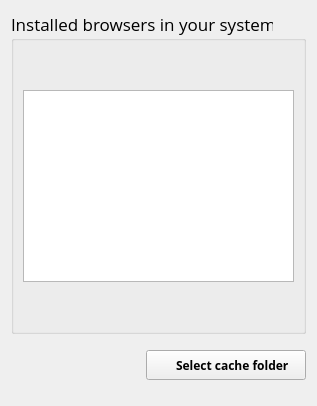
      <widget class="QWidget" name="page_2">
       <layout class="QGridLayout" name="gridLayout_13">
        <item row="0" column="0">
         <widget class="QGroupBox" name="groupBox_installed_browsers">
          <property name="font">
           <font>
            <family>Open Sans</family>
            <pointsize>13</pointsize>
           </font>
          </property>
          <property name="title">
           <string>Installed browsers in your system</string>
          </property>
          <layout class="QGridLayout" name="gridLayout_11">
           <item row="1" column="0">
            <widget class="QTableWidget" name="table_installed_browsers">
             <property name="font">
              <font>
               <family>Open Sans</family>
              </font>
             </property>
            </widget>
           </item>
           <item row="2" column="0">
            <spacer name="verticalSpacer_12">
             <property name="orientation">
              <enum>Qt::Vertical</enum>
             </property>
             <property name="sizeHint" stdset="0">
              <size>
               <width>20</width>
               <height>40</height>
              </size>
             </property>
            </spacer>
           </item>
           <item row="0" column="0">
            <spacer name="verticalSpacer_13">
             <property name="orientation">
              <enum>Qt::Vertical</enum>
             </property>
             <property name="sizeHint" stdset="0">
              <size>
               <width>20</width>
               <height>40</height>
              </size>
             </property>
            </spacer>
           </item>
          </layout>
         </widget>
        </item>
        <item row="3" column="0">
         <spacer name="verticalSpacer_5">
          <property name="orientation">
           <enum>Qt::Vertical</enum>
          </property>
          <property name="sizeType">
           <enum>QSizePolicy::Fixed</enum>
          </property>
          <property name="sizeHint" stdset="0">
           <size>
            <width>20</width>
            <height>15</height>
           </size>
          </property>
         </spacer>
        </item>
        <item row="1" column="0">
         <spacer name="verticalSpacer_9">
          <property name="orientation">
           <enum>Qt::Vertical</enum>
          </property>
          <property name="sizeType">
           <enum>QSizePolicy::Fixed</enum>
          </property>
          <property name="sizeHint" stdset="0">
           <size>
            <width>20</width>
            <height>10</height>
           </size>
          </property>
         </spacer>
        </item>
        <item row="2" column="0">
         <layout class="QGridLayout" name="gridLayout_12">
          <item row="0" column="1">
           <widget class="QPushButton" name="button_browsers_screen_select">
            <property name="sizePolicy">
             <sizepolicy hsizetype="Fixed" vsizetype="Fixed">
              <horstretch>0</horstretch>
              <verstretch>0</verstretch>
             </sizepolicy>
            </property>
            <property name="minimumSize">
             <size>
              <width>160</width>
              <height>30</height>
             </size>
            </property>
            <property name="maximumSize">
             <size>
              <width>160</width>
              <height>30</height>
             </size>
            </property>
            <property name="font">
             <font>
              <family>Open Sans</family>
              <pointsize>9</pointsize>
              <weight>75</weight>
              <bold>true</bold>
             </font>
            </property>
            <property name="layoutDirection">
             <enum>Qt::RightToLeft</enum>
            </property>
            <property name="text">
             <string>    Select cache folder</string>
            </property>
            <property name="icon">
             <iconset resource="icons.qrc">
              <normaloff>:/icons/arrow_right.png</normaloff>:/icons/arrow_right.png</iconset>
            </property>
            <property name="iconSize">
             <size>
              <width>24</width>
              <height>24</height>
             </size>
            </property>
           </widget>
          </item>
          <item row="0" column="0">
           <spacer name="horizontalSpacer_7">
            <property name="orientation">
             <enum>Qt::Horizontal</enum>
            </property>
            <property name="sizeHint" stdset="0">
             <size>
              <width>40</width>
              <height>20</height>
             </size>
            </property>
           </spacer>
          </item>
         </layout>
        </item>
       </layout>
      </widget>
